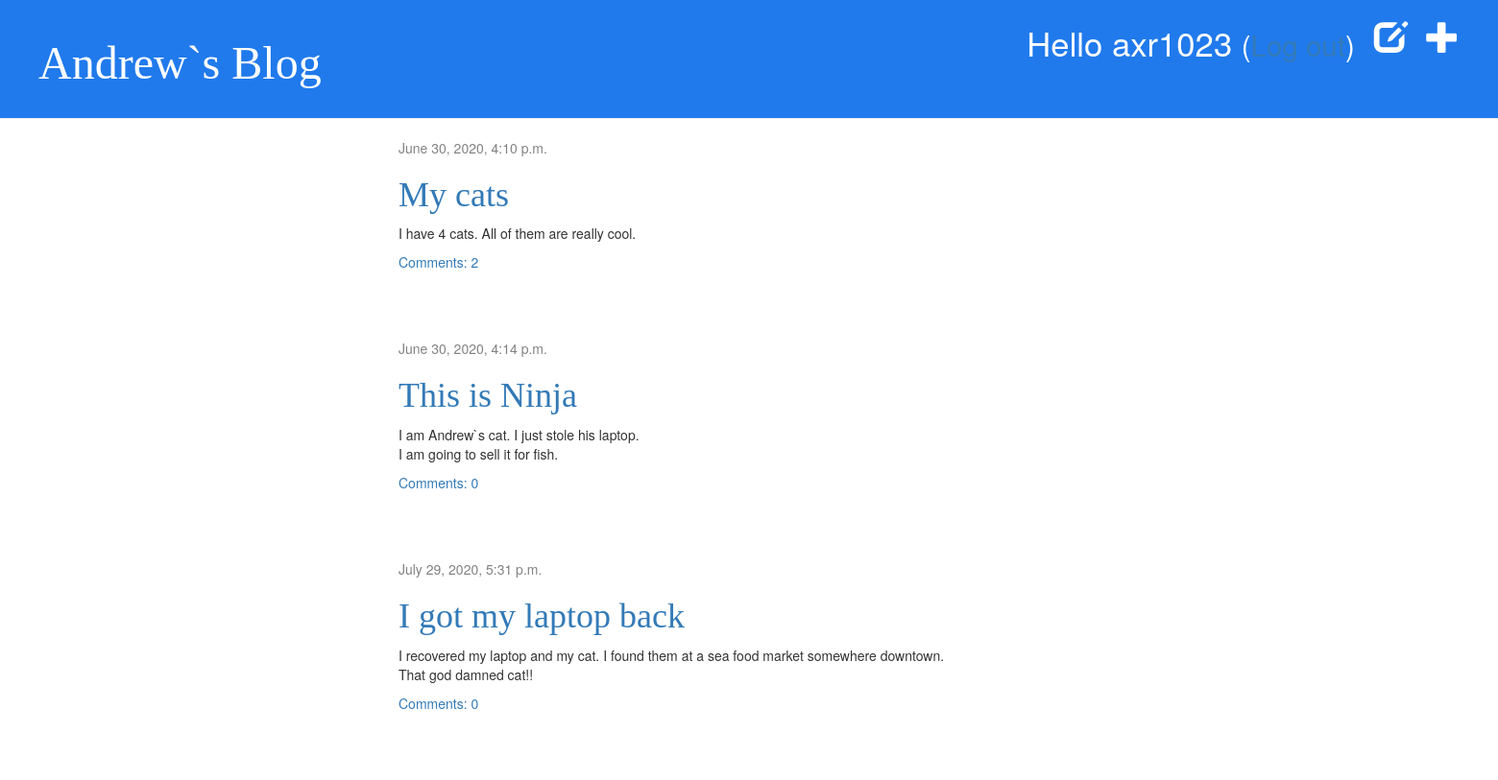
The app's page / (signed in) with its own data.
### blog/models.py (models this page shows, shortened)
class Post(models.Model):
    author = models.ForeignKey(settings.AUTH_USER_MODEL, on_delete=models.CASCADE)
    title = models.CharField(max_length=200)
    text = models.TextField()
    created_date = models.DateTimeField(default=timezone.now)
    published_date = models.DateTimeField(blank=True, null=True)

### blog/views.py (the view)
# urls.py: path('', views.post_list, name='post_list'),
def post_list(request):
    posts = Post.objects.filter(published_date__lte=timezone.now()).order_by('published_date')
    return render(request, 'blog/post_list.html', {'posts': posts})

### blog/templates/blog/post_list.html
{% extends 'blog/base.html' %}
{% block content %}
    {% for post in posts %}
        <div class="post">
            <div class="date">
                {{ post.published_date }}
            </div>
            <h1><a href="{% url 'post_detail' pk=post.pk %}">{{ post.title }}</a></h1>
            <p>{{ post.text|linebreaksbr }}</p>
            <a href="{% url 'post_detail' pk=post.pk %}">Comments: {{ post.comments.count }}</a>
        </div>
    {% endfor %}
{% endblock content %}

### blog/templates/blog/base.html (shortened to what this page needs)
{% load static %}
<html>
    <head>
        <link rel="stylesheet" href="//maxcdn.bootstrapcdn.com/bootstrap/3.2.0/css/bootstrap.min.css">
        <link rel="stylesheet" href="//maxcdn.bootstrapcdn.com/bootstrap/3.2.0/css/bootstrap-theme.min.css">
        <link rel="stylesheet" href="{% static 'css/blog.css' %}">
    </head>
    <body>
        <div class="page-header">
            {% if user.is_authenticated %}
                <a href="{% url 'post_new' %}" class="top-menu"><span alt="new postttt" class="glyphicon glyphicon-plus"></span></a>
                <a href="{% url 'post_draft_list' %}" class="top-menu"><span class="glyphicon glyphicon-edit"></span></a>
                <p class="top-menu">Hello {{ user.username }} <small>(<a href="{% url 'logout' %}">Log out</a>)</small></p>
            {% else %}
                <a href="{% url 'login' %}" class="top-menu"><span class="glyphicon glyphicon-lock"></span></a>
            {% endif %}
            <h1><a href="/">Andrew`s Blog</a></h1>
        </div>
        <div class="content container">
            <div class="row">
                <div class="col-md-8">
                {% block content %}
                {% endblock %}
                </div>
            </div>
        </div>
    </body>
</html>

### blog/static/css/blog.css (style rules this page uses)
.page-header { background-color: #207aec; margin-top: 0; padding: 20px 20px 20px 40px; }
.page-header h1, .page-header h1 a, .page-header h1 a:visited, .page-header h1 a:active { color: #ffffff; font-size: 36pt; text-decoration: none; }
.content { margin-left: 400px; }
h1, h2, h3, h4 { font-family: 'fantasy', cursive; }
.date { color: #828282; }
.top-menu, .top-menu:hover, .top-menu:visited { color: #ffffff; float: right; font-size: 26pt; margin-right: 20px; }
.post { margin-bottom: 70px; }

### records on screen
Post: published_date "June 30, 2020, 4:10 p.m.", title "My cats", text "I have 4 cats. All of them are really cool.", comments.count "2"
Post: published_date "June 30, 2020, 4:14 p.m.", title "This is Ninja", text "I am Andrew`s cat. I just stole his laptop. I am going to sell it for fish.", comments.count "0"
Post: published_date "July 29, 2020, 5:31 p.m.", title "I got my laptop back", text "I recovered my laptop and my cat. I found them at a sea food market somewhere downtown. That god damned cat!!", comments.count "0"

### other values on screen
{{ user.username }} "axr1023"
